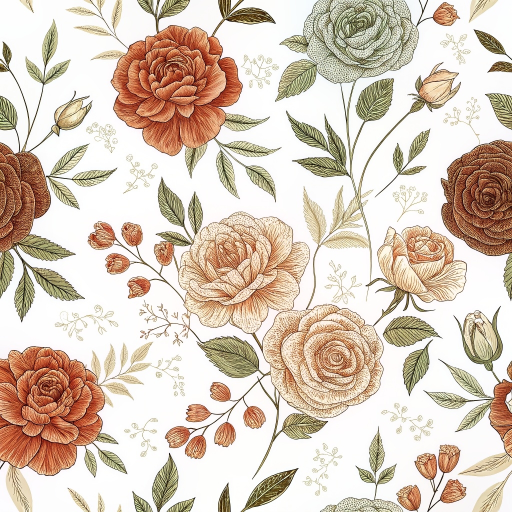
#> input picture stock-assets/output/images/stock_0008_pattern_floral.png, 1024 x 1024 px (shown at 1/2 size); its folder holds only this picture in this run
$ python upscale_images.py
#> lines starting #> are read from the running program, lines starting #| are printed output that depends on the picture
#> in upscale_all, img is the input picture: PIL image 1024x1024 RGB; mean R, G, B 217.2, 201.5, 186.5
"""
Upscale stock images to meet platform requirements.
Adobe Stock: min 4MP (2000x2000+)
Freepik: 2000-10000px per side

Strategy for seamless patterns:
1. Tile 2x2 (1024→2048) then Lanczos upscale to 4096
   This preserves seamless quality better than pure upscale.
"""
import os
import sys
from PIL import Image

BASE_DIR = os.path.dirname(os.path.dirname(__file__))
INPUT_DIR = os.path.join(BASE_DIR, "output", "images")
OUTPUT_DIR = os.path.join(BASE_DIR, "output", "upscaled")
TARGET_SIZE = 4096  # 4096x4096 = 16.7MP (well above 4MP minimum)


def tile_and_upscale(img, target):
    """Tile 2x2 then upscale to target size."""
#> called with target = 4096
    w, h = img.size
#> w = 1024; h = 1024
    # Create 2x2 tiled version (doubles resolution naturally)
    tiled = Image.new(img.mode, (w * 2, h * 2))
#> tiled: PIL image 2048x2048 RGB; every value is 0
    tiled.paste(img, (0, 0))
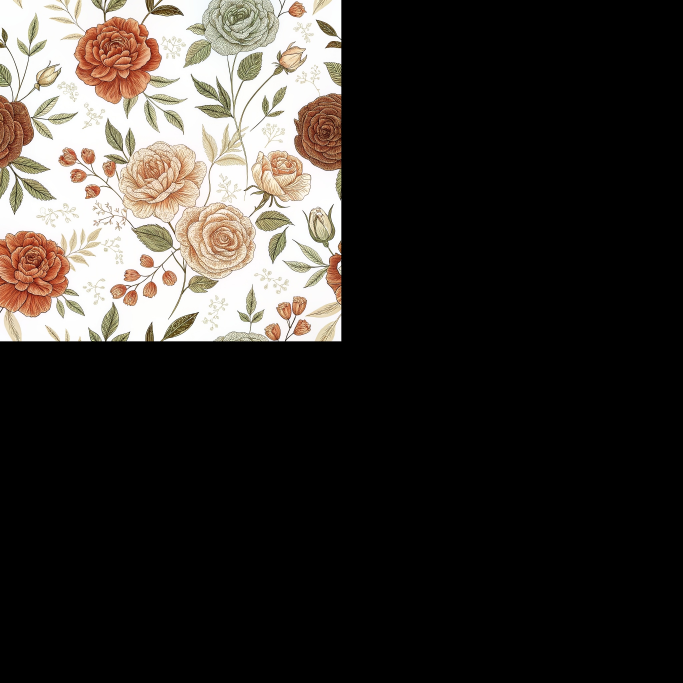
#> tiled: PIL image 2048x2048 RGB (shown at 1/3 size); mean R, G, B 54.3, 50.4, 46.6
    tiled.paste(img, (w, 0))
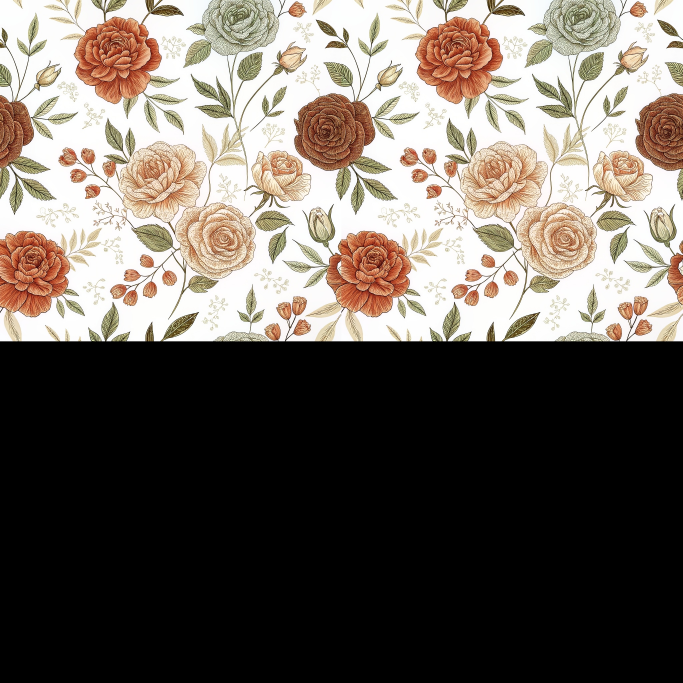
#> tiled: PIL image 2048x2048 RGB (shown at 1/3 size); mean R, G, B 108.6, 100.7, 93.3
    tiled.paste(img, (0, h))
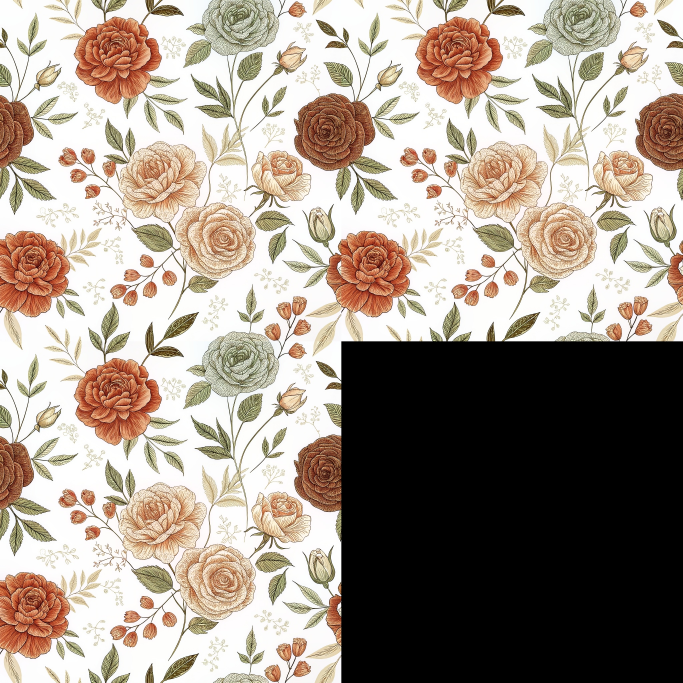
#> tiled: PIL image 2048x2048 RGB (shown at 1/3 size); mean R, G, B 162.9, 151.1, 139.9
    tiled.paste(img, (w, h))
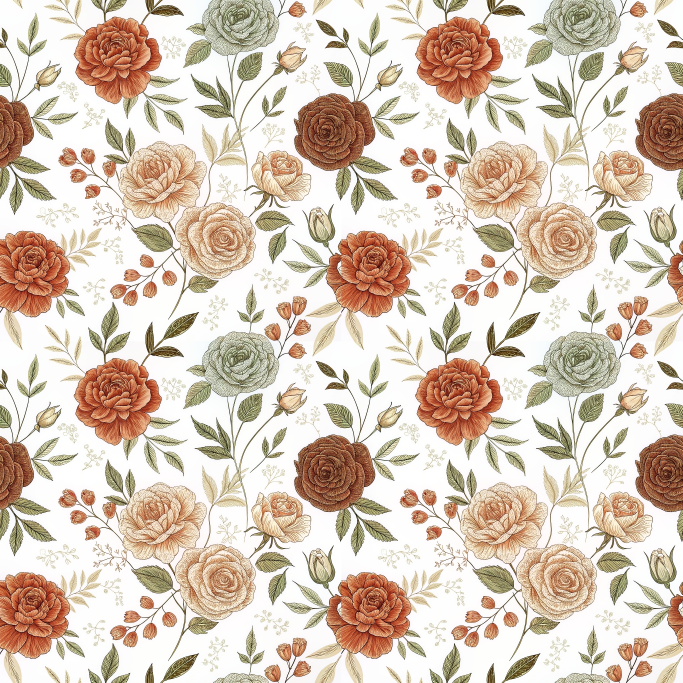
#> tiled: PIL image 2048x2048 RGB (shown at 1/3 size); mean R, G, B 217.2, 201.5, 186.5
    # Upscale from 2048 to target using Lanczos
    if tiled.size[0] != target:
        tiled = tiled.resize((target, target), Image.LANCZOS)
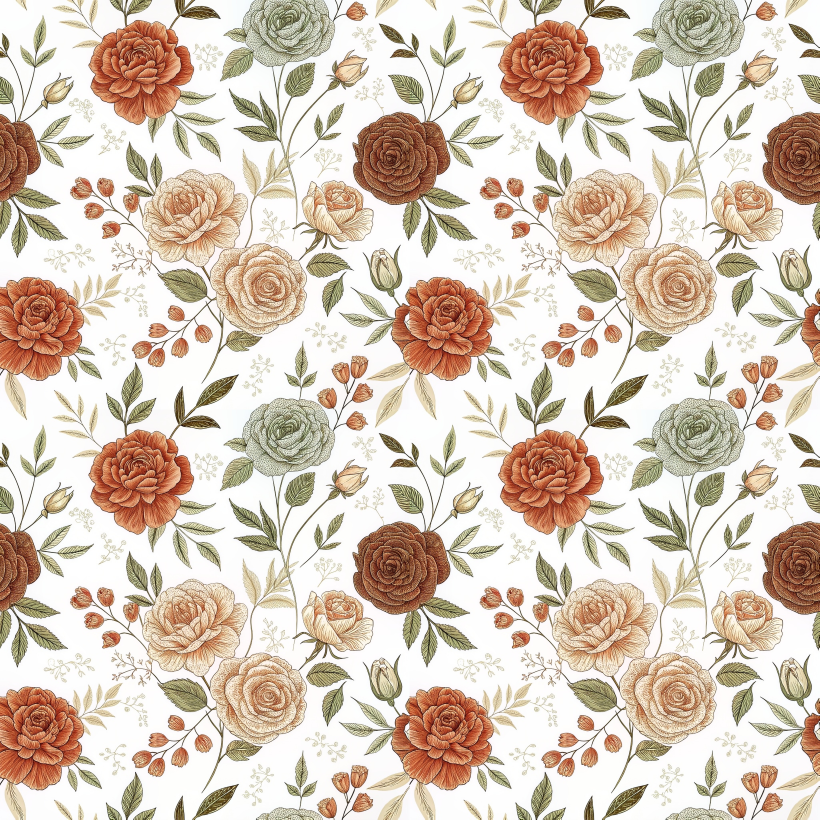
#> tiled: PIL image 4096x4096 RGB (shown at 1/5 size); mean R, G, B 216.7, 201.3, 186.6
    return tiled


def upscale_all(method="tile"):
    """Upscale all images in the input directory."""
    os.makedirs(OUTPUT_DIR, exist_ok=True)

    files = sorted([f for f in os.listdir(INPUT_DIR) if f.endswith(".png")])
    print(f"Upscaling {len(files)} images to {TARGET_SIZE}x{TARGET_SIZE}")
    print(f"Method: {'2x2 tile + Lanczos' if method == 'tile' else 'Direct Lanczos'}")
    print(f"Output: {OUTPUT_DIR}\n")

    success = 0
    for i, fname in enumerate(files):
        src = os.path.join(INPUT_DIR, fname)
        # Output as JPEG for stock sites (smaller file, widely accepted)
        out_name = fname.replace(".png", ".jpg")
        dst = os.path.join(OUTPUT_DIR, out_name)

        try:
            img = Image.open(src).convert("RGB")

            if method == "tile":
                result = tile_and_upscale(img, TARGET_SIZE)
            else:
                result = img.resize((TARGET_SIZE, TARGET_SIZE), Image.LANCZOS)

            # Save as high-quality JPEG (stock sites prefer JPEG)
            result.save(dst, "JPEG", quality=95, subsampling=0)
            size_mb = os.path.getsize(dst) / (1024 * 1024)
            print(f"[{i+1}/{len(files)}] {out_name} ({size_mb:.1f} MB)")
            success += 1
        except Exception as e:
            print(f"[{i+1}/{len(files)}] FAIL {fname}: {e}")

    print(f"\nDone: {success}/{len(files)} upscaled")
    total_mb = sum(
        os.path.getsize(os.path.join(OUTPUT_DIR, f)) / (1024 * 1024)
        for f in os.listdir(OUTPUT_DIR) if f.endswith(".jpg")
    )
    print(f"Total size: {total_mb:.0f} MB")


if __name__ == "__main__":
    method = sys.argv[1] if len(sys.argv) > 1 else "tile"
    upscale_all(method=method)

$ run again, on stock-assets/output/images/stock_0135_geometric_terrazzo.png
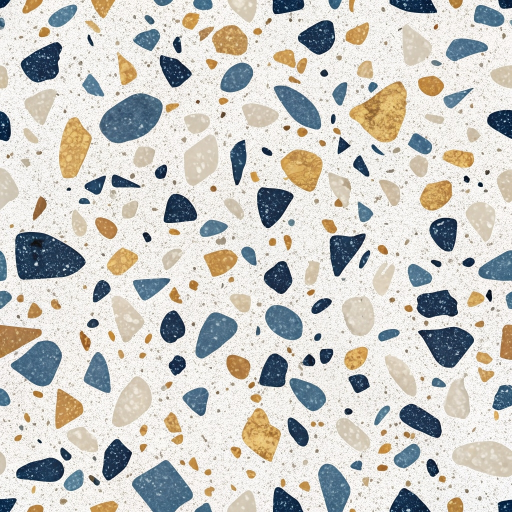
#> input picture stock-assets/output/images/stock_0135_geometric_terrazzo.png, 1024 x 1024 px (shown at 1/2 size)
#> in upscale_all, img is the input picture: PIL image 1024x1024 RGB; mean R, G, B 203.2, 202.2, 197.3
#> in tile_and_upscale, `tiled.paste(img, (0, h))`:
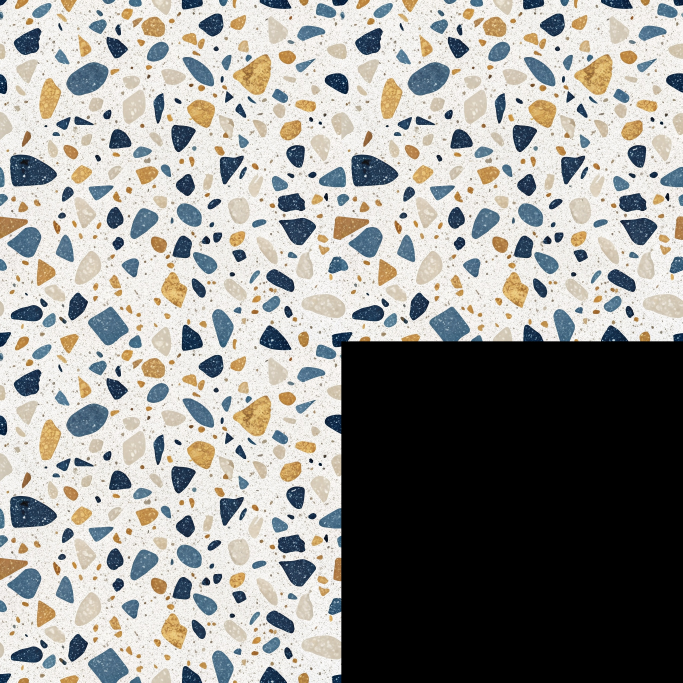
#> tiled: PIL image 2048x2048 RGB (shown at 1/3 size); mean R, G, B 152.4, 151.7, 148
#> in tile_and_upscale, `tiled = tiled.resize((target, target), Image.LANCZOS)`:
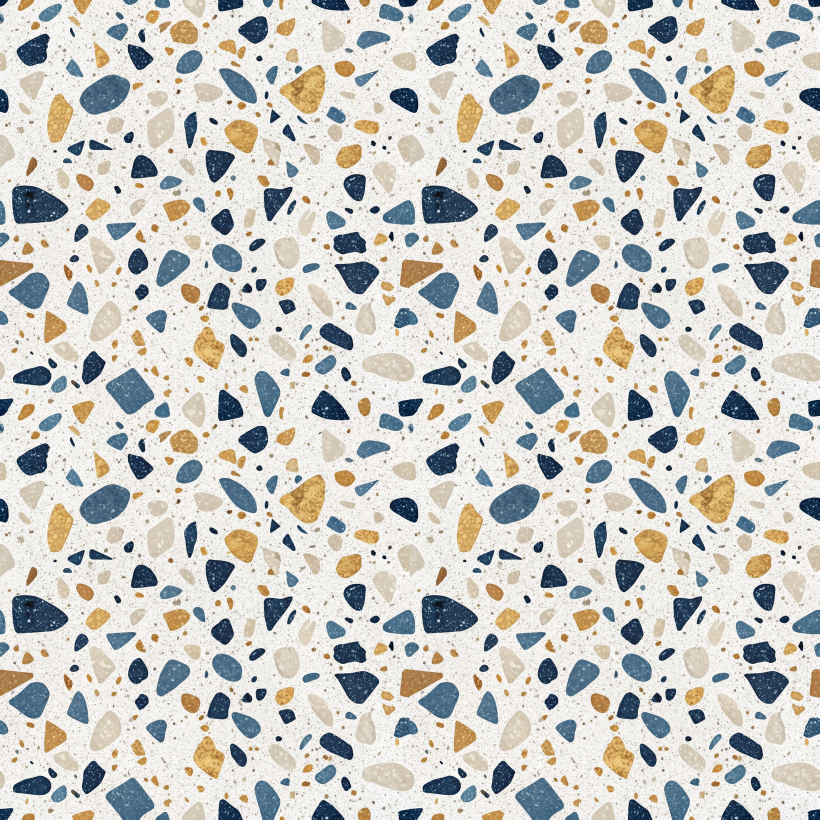
#> tiled: PIL image 4096x4096 RGB (shown at 1/5 size); mean R, G, B 203, 202.1, 197.3

$ run again, on stock-assets/output/images/stock_0136_geometric_terrazzo.png
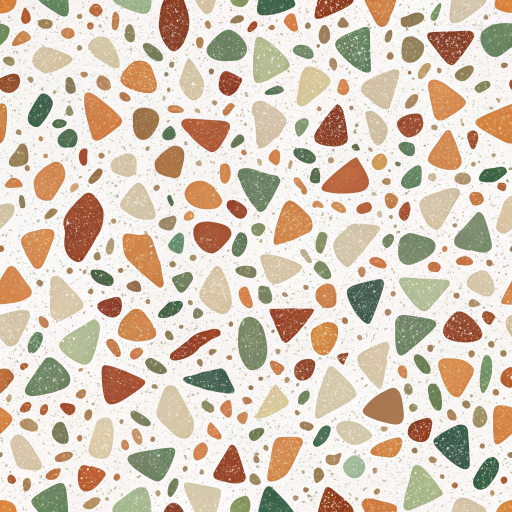
#> input picture stock-assets/output/images/stock_0136_geometric_terrazzo.png, 1024 x 1024 px (shown at 1/2 size)
#> in upscale_all, img is the input picture: PIL image 1024x1024 RGB; mean R, G, B 216.2, 203, 186.5
#> in tile_and_upscale, `tiled.paste(img, (0, h))`:
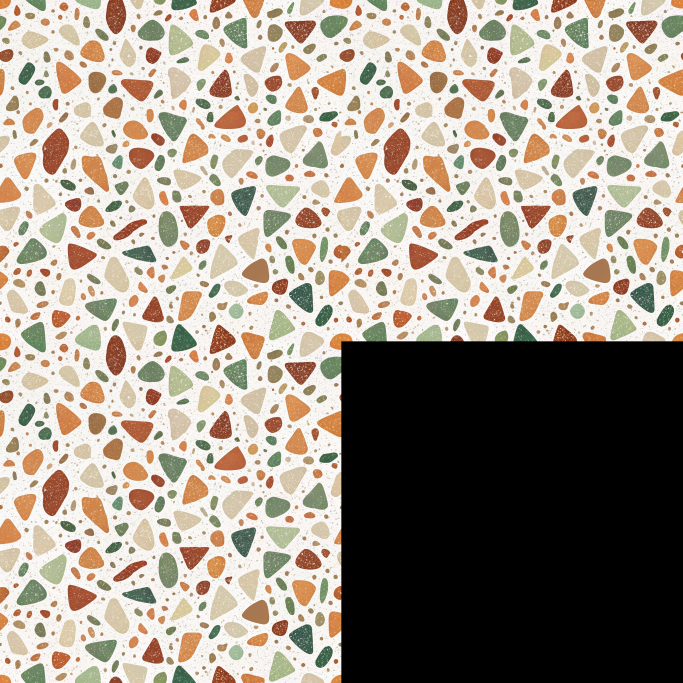
#> tiled: PIL image 2048x2048 RGB (shown at 1/3 size); mean R, G, B 162.1, 152.2, 139.9
#> in tile_and_upscale, `tiled = tiled.resize((target, target), Image.LANCZOS)`:
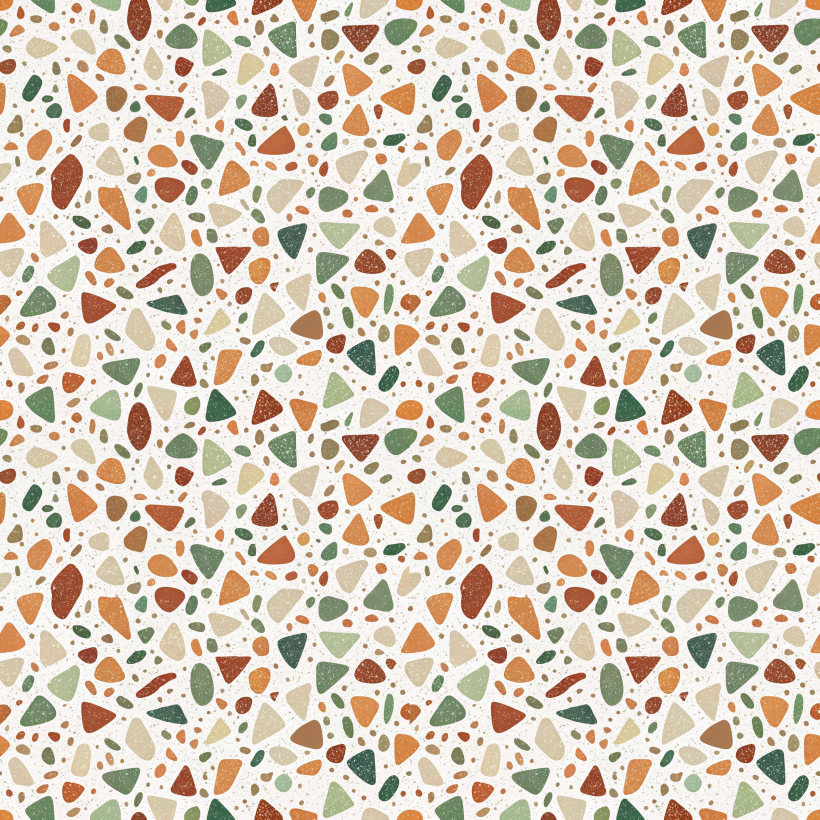
#> tiled: PIL image 4096x4096 RGB (shown at 1/5 size); mean R, G, B 216.1, 203, 186.5

$ run again, on stock-assets/output/images/stock_0143_geometric_mid_century.png
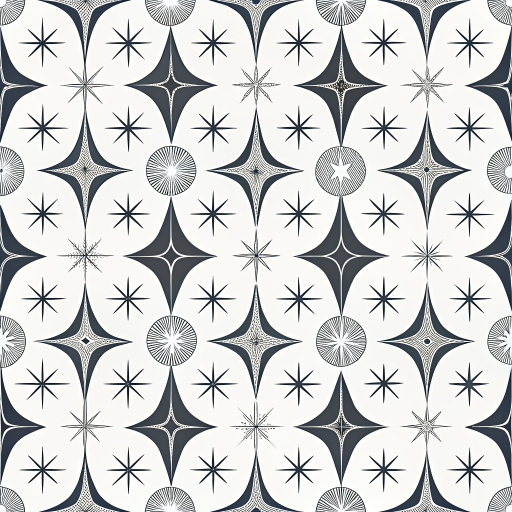
#> input picture stock-assets/output/images/stock_0143_geometric_mid_century.png, 1024 x 1024 px (shown at 1/2 size)
#> in upscale_all, img is the input picture: PIL image 1024x1024 RGB; mean R, G, B 204.5, 206.1, 205.3
#> in tile_and_upscale, `tiled.paste(img, (0, h))`:
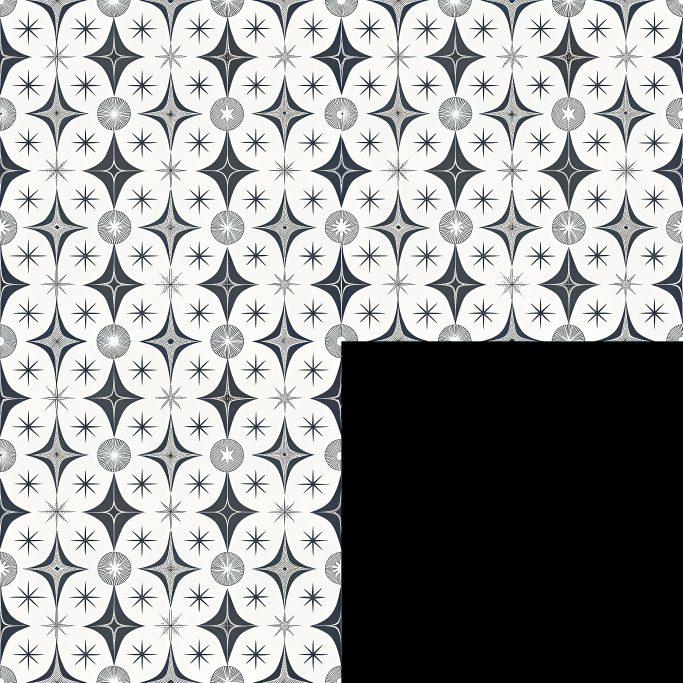
#> tiled: PIL image 2048x2048 RGB (shown at 1/3 size); mean R, G, B 153.4, 154.5, 154
#> in tile_and_upscale, `tiled = tiled.resize((target, target), Image.LANCZOS)`:
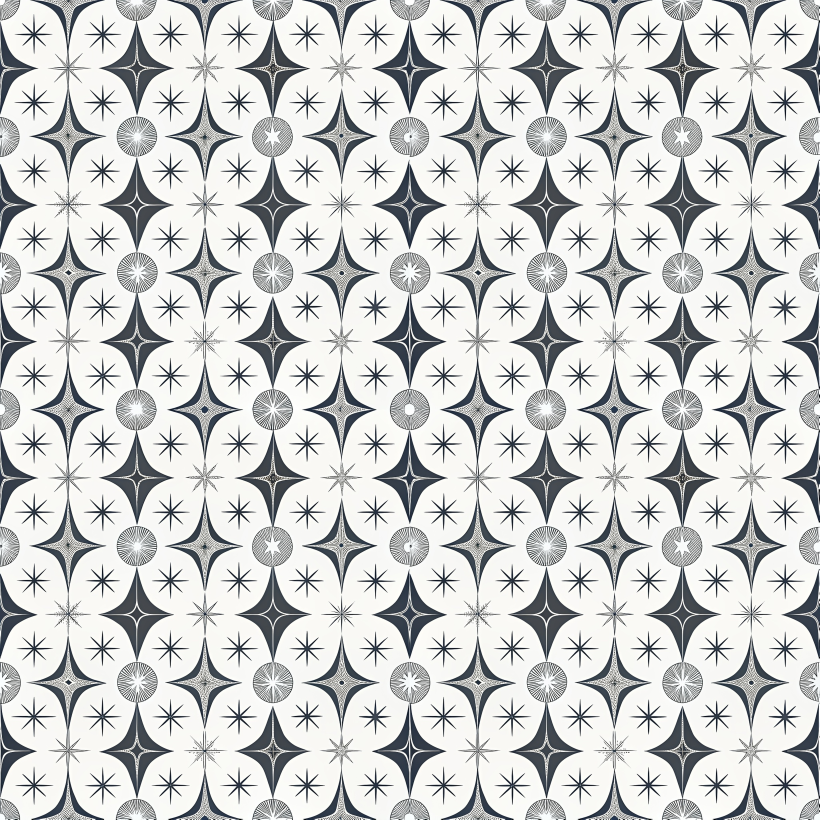
#> tiled: PIL image 4096x4096 RGB (shown at 1/5 size); mean R, G, B 204, 205.4, 204.7
